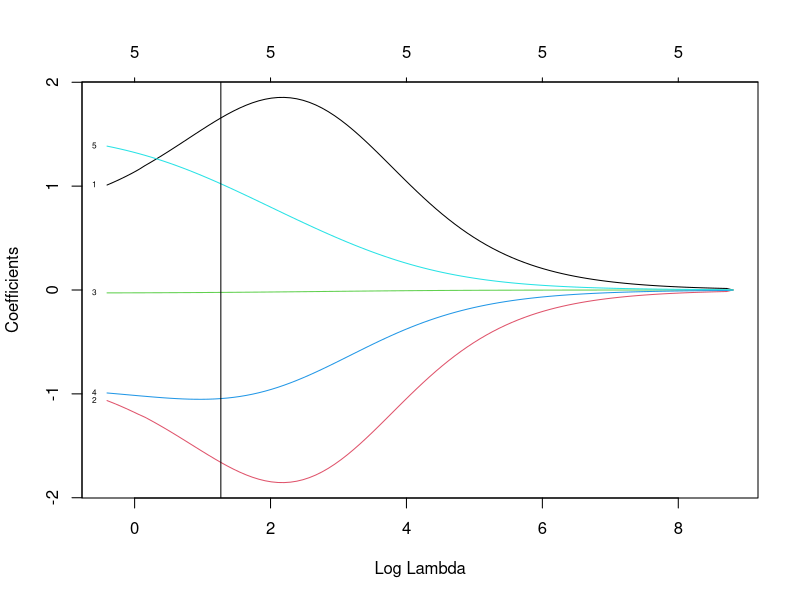
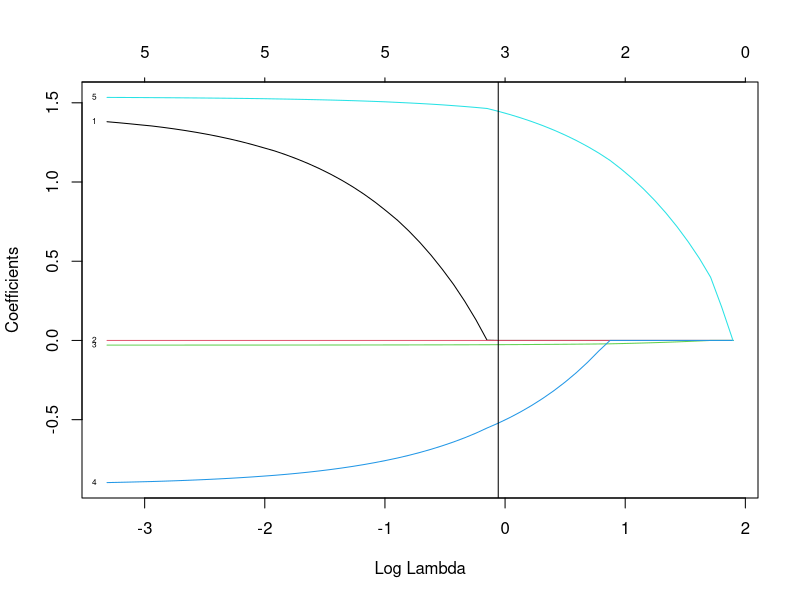

Generate these figures, in order, with R:
## ---- chunk 1
library(tidyverse)
library(MASS)
library(caret)
library(car)
library(broom)
library(glmnet)
life_data <- read.csv("expectancy.csv")
life_data4<-dplyr::select(life_data,Life.expectancy, Status, Adult.Mortality,
infant.deaths,HIV.AIDS,BMI, GDP,Schooling)%>%
na.omit()
## ---- chunk 2
goodmodel <- lm(Life.expectancy~Status + Adult.Mortality + HIV.AIDS + Schooling, data=life_data4)
summary(goodmodel)
## ---- chunk 3
life_data4good <-life_data4[-c(4,6,7)]
X<- model.matrix(Life.expectancy~0+.,data=life_data4good)
y <- life_data4good$Life.expectancy
ridgemodel <- glmnet(x=X, y=y, alpha = 0)
kcvridgemodel <- cv.glmnet(x=X, y=y, alpha = 0, nfolds=10)
kcvridgemodel$lambda.1se
## ---- chunk 4
plot(ridgemodel, label=T,xvar='lambda')+abline(v=log(kcvridgemodel$lambda.1se))
## ---- chunk 5
predict(ridgemodel, type="coefficient", s=kcvridgemodel$lambda.1se, newx=X[1:2,])
## ---- chunk 6
lassomodel <- glmnet(x=X, y=y, alpha = 1)
kcvlassomodel <- cv.glmnet(x=X, y=y, alpha = 1, nfolds=10)
kcvlassomodel$lambda.1se
## ---- chunk 7
plot(lassomodel, label=T,xvar='lambda')+abline(v=log(kcvlassomodel$lambda.1se))
## ---- chunk 8
predict(lassomodel, type="coefficient", s=kcvlassomodel$lambda.1se, newx=X[1:2,])
